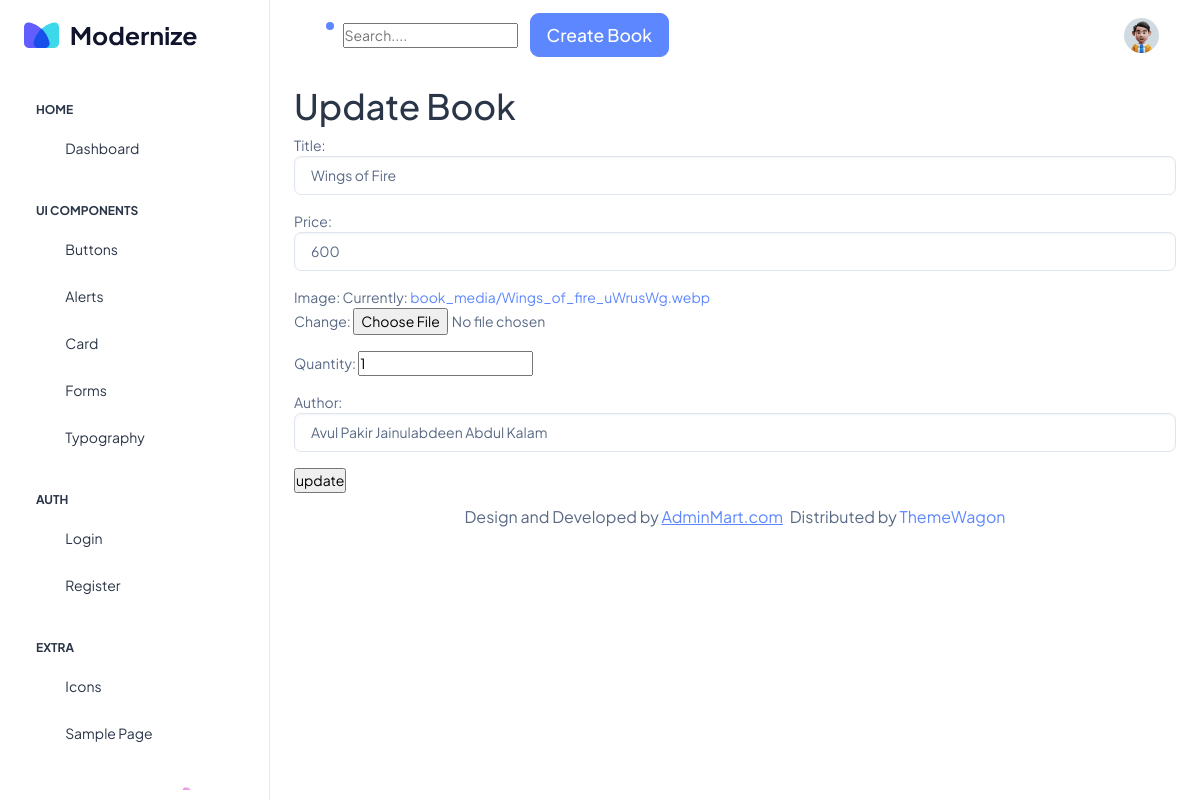
Page /updates/1/ on the committed database.
### forms/models.py (models this page shows, shortened)
class Book(models.Model):
    title = models.CharField(max_length=200, null=True)
    price = models.IntegerField(null=True)
    image=models.ImageField(upload_to="book_media")
    quantity = models.IntegerField()
    author=models.ForeignKey(Author, on_delete=models.CASCADE)

### forms/views.py (the view)
# urls.py: path('updates/<int:book_id>/', views.updateView, name='update'),
def updateView(request, book_id):
    book = Book.objects.get(id=book_id)
    if request.method == 'POST':
        form = BookForm(request.POST, request.FILES, instance=book)
        if form.is_valid():
            form.save()
            return redirect('lists')
    else:
        form = BookForm(instance=book)
        return render(request, 'updateview.html', {'form': form, 'book': book})

### forms/forms.py
class BookForm(forms.ModelForm):
    class Meta:
        model = Book
        fields = '__all__'
        widgets = {
            'title': forms.TextInput(attrs={'class': 'form-control', 'placeholder': 'Enter the book name'}),
            'author': forms.Select(attrs={'class': 'form-control', 'placeholder': 'Enter the author name'}),
            'price': forms.NumberInput(attrs={'class': 'form-control', 'placeholder': 'Enter the price'})
                   }

### forms/models.py (called while the page is built)
    def __str__(self):
      return '{}'.format(self.name)

### templates/updateview.html (shortened to what this page needs)
{% extends 'base.html' %}
{% load static %}
{% block content %}
<h1>Update Book</h1>
<form action=""  method="post" enctype="multipart/form-data">
    {{form.as_p}}
    <input type="submit" value="update">
</form>
{% endblock %}

### rows in the picture
Book: title "Wings of Fire", price "600", quantity "1", author "Avul Pakir Jainulabdeen Abdul Kalam"
